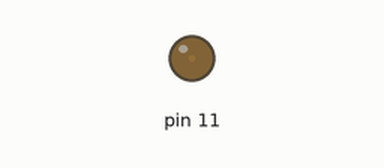
The sketch below on a simulated Arduino Uno, built with avr-gcc and run on an emulated ATmega328P. Shown: output pins drawn as LEDs (lit = HIGH).

Above: at 0.05 s.
At 2.55 s:
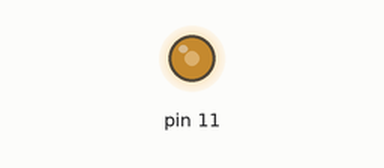
At 5.1 s:
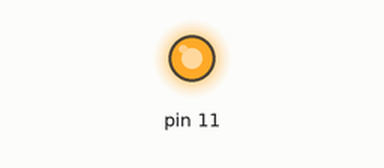
At 10.2 s:
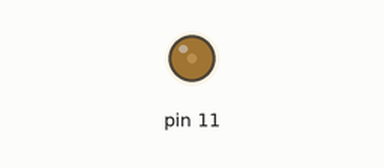
Timing chart, 0 to 15.9 s (numbered marks = the images above):
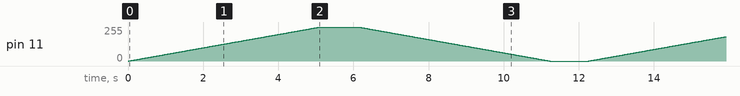

The sketch:

motor_speed1.ino
```cpp
// C++ code
//

void setup()
{
  pinMode(11, OUTPUT);
}

void loop()
{
  for( int i=0; i<=255 ;i++)
  {
    analogWrite(11, i);
    delay(20);
  }
  delay(1000);
  for(int i=255; i>=0; i--)
  {
    analogWrite(11, i);
    delay(20);
  }
  delay(1000);
}

  
```
